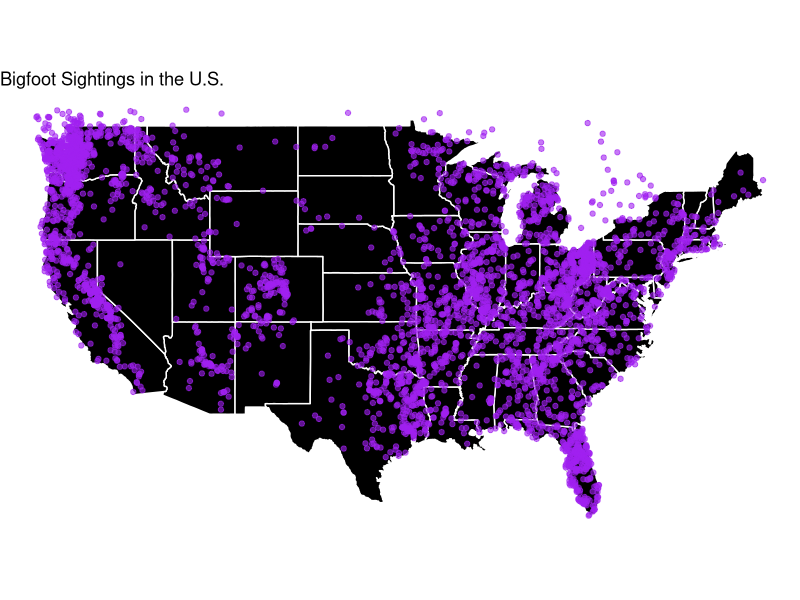
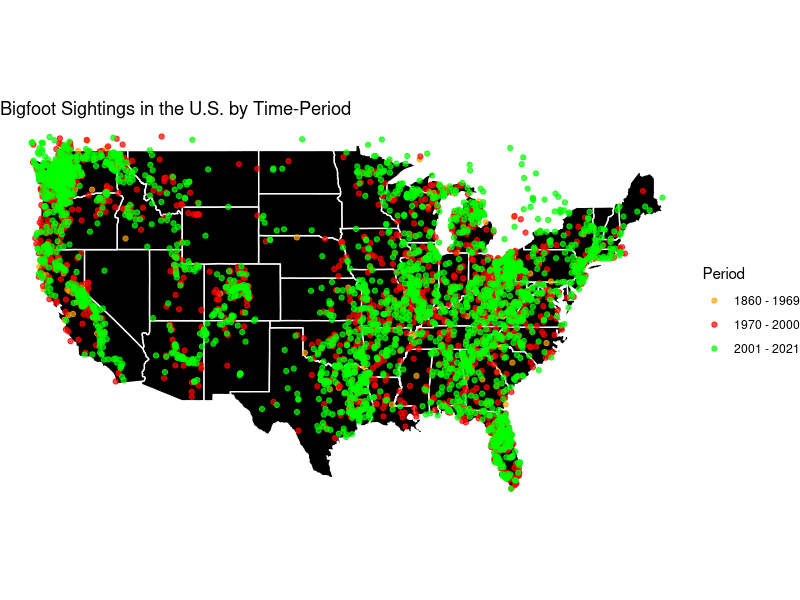

Generate these figures, in order, with R:
## ---- chunk 1
library(ggplot2)
library(readr)
library(dplyr)
library(maps)

bfro_locations <- read_csv("../../bfro_locations.csv", show_col_types = FALSE)

bfro_usa <- bfro_locations %>%
  filter(longitude > -125, longitude < -66,
         latitude > 24, latitude < 50)


us_map <- map_data("state")

ggplot() +
  geom_polygon(data = us_map, aes(x = long, y = lat, group = group),
               fill = "black", color = "white") +
  geom_point(data = bfro_usa, aes(x = longitude, y = latitude),
             color = "purple", size = 1.5, alpha = 0.6) +
  coord_fixed(1.3) +
  theme_void() +
  labs(title = "Bigfoot Sightings in the U.S.")
## ---- chunk 2
library(ggplot2)
library(readr)
library(dplyr)
library(maps)

bfro_locations <- read_csv("../../bfro_locations.csv")

bfro_usa <- bfro_locations %>%
  filter(longitude > -125, longitude < -66,
         latitude > 24, latitude < 50)

bfro_usa_periods <- bfro_usa %>%  
  arrange(timestamp)

bfro_usa_periods$years <- as.numeric(format(as.Date(bfro_usa_periods$timestamp), "%Y"))

bfro_usa_periods <- bfro_usa_periods %>%
  mutate(period = case_when(
    years > 1800 & years < 1970 ~ "1860 - 1969",
    years >= 1970 & years <= 2000 ~ "1970 - 2000",
    years > 2000 & years <= 2021 ~ "2001 - 2021"
  ))

us_map <- map_data("state")

ggplot() +
  geom_polygon(data = us_map, aes(x = long, y = lat, group = group),
               fill = "black", color = "white") +
  geom_point(data = bfro_usa_periods %>% filter(period != "Other"),
             aes(x = longitude, y = latitude, color = period),
             size = 1.5, alpha = 0.7) +
  coord_fixed(1.3) +
  theme_void() +
  labs(title = "Bigfoot Sightings in the U.S. by Time-Period",
       color = "Period") +
  scale_color_manual(values = c(
    "1860 - 1969" = "orange",
    "1970 - 2000" = "red",
    "2001 - 2021" = "green"
  ))


